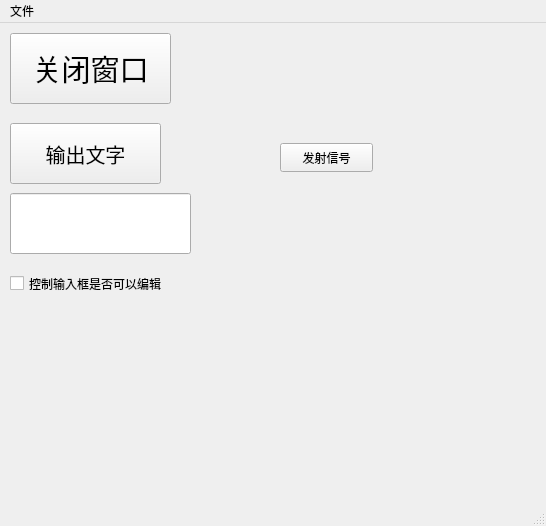
<?xml version="1.0" encoding="UTF-8"?>
<ui version="4.0">
 <class>MainWindow</class>
 <widget class="QMainWindow" name="MainWindow">
  <property name="geometry">
   <rect>
    <x>0</x>
    <y>0</y>
    <width>546</width>
    <height>526</height>
   </rect>
  </property>
  <property name="windowTitle">
   <string>MainWindow</string>
  </property>
  <widget class="QWidget" name="centralwidget">
   <widget class="QPushButton" name="pushButton">
    <property name="geometry">
     <rect>
      <x>10</x>
      <y>10</y>
      <width>161</width>
      <height>71</height>
     </rect>
    </property>
    <property name="font">
     <font>
      <family>楷体</family>
      <pointsize>22</pointsize>
      <underline>false</underline>
     </font>
    </property>
    <property name="cursor">
     <cursorShape>ArrowCursor</cursorShape>
    </property>
    <property name="text">
     <string>关闭窗口</string>
    </property>
   </widget>
   <widget class="QPushButton" name="pushButton_2">
    <property name="geometry">
     <rect>
      <x>10</x>
      <y>100</y>
      <width>151</width>
      <height>61</height>
     </rect>
    </property>
    <property name="font">
     <font>
      <pointsize>15</pointsize>
     </font>
    </property>
    <property name="text">
     <string>输出文字</string>
    </property>
   </widget>
   <widget class="QLineEdit" name="lineEdit">
    <property name="geometry">
     <rect>
      <x>10</x>
      <y>170</y>
      <width>181</width>
      <height>61</height>
     </rect>
    </property>
    <property name="font">
     <font>
      <pointsize>11</pointsize>
     </font>
    </property>
   </widget>
   <widget class="QCheckBox" name="checkBox">
    <property name="geometry">
     <rect>
      <x>10</x>
      <y>240</y>
      <width>231</width>
      <height>41</height>
     </rect>
    </property>
    <property name="text">
     <string>控制输入框是否可以编辑</string>
    </property>
   </widget>
   <widget class="QPushButton" name="pb_emitSignal">
    <property name="geometry">
     <rect>
      <x>280</x>
      <y>120</y>
      <width>93</width>
      <height>29</height>
     </rect>
    </property>
    <property name="text">
     <string>发射信号</string>
    </property>
   </widget>
  </widget>
  <widget class="QMenuBar" name="menubar">
   <property name="geometry">
    <rect>
     <x>0</x>
     <y>0</y>
     <width>546</width>
     <height>18</height>
    </rect>
   </property>
   <widget class="QMenu" name="menu">
    <property name="title">
     <string>文件</string>
    </property>
    <addaction name="actionNew_Project"/>
   </widget>
   <addaction name="menu"/>
  </widget>
  <widget class="QStatusBar" name="statusbar"/>
  <action name="actionNew_Project">
   <property name="text">
    <string>New Project</string>
   </property>
  </action>
 </widget>
 <resources/>
 <connections>
  <connection>
   <sender>pushButton</sender>
   <signal>clicked()</signal>
   <receiver>MainWindow</receiver>
   <slot>close()</slot>
   <hints>
    <hint type="sourcelabel">
     <x>60</x>
     <y>54</y>
    </hint>
    <hint type="destinationlabel">
     <x>139</x>
     <y>127</y>
    </hint>
   </hints>
  </connection>
 </connections>
</ui>
